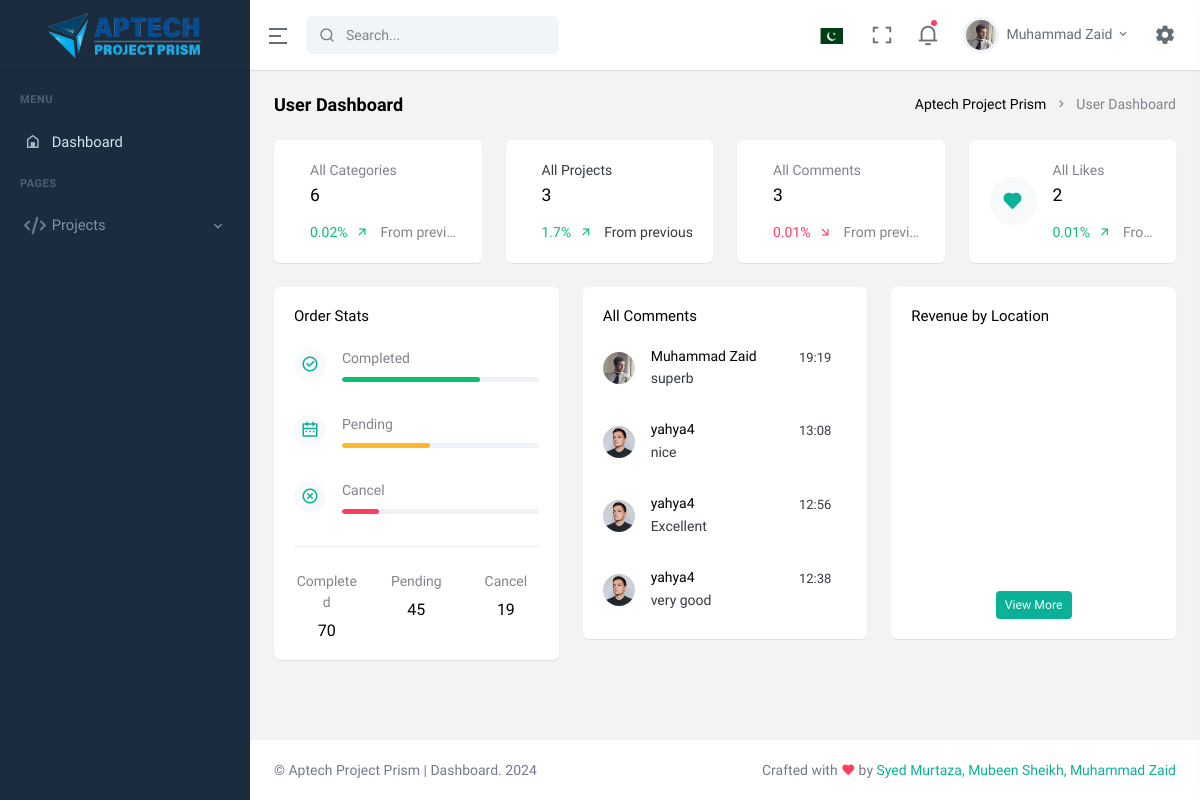
Before: /User-Dashboard/index.php (signed in) with the older database file.
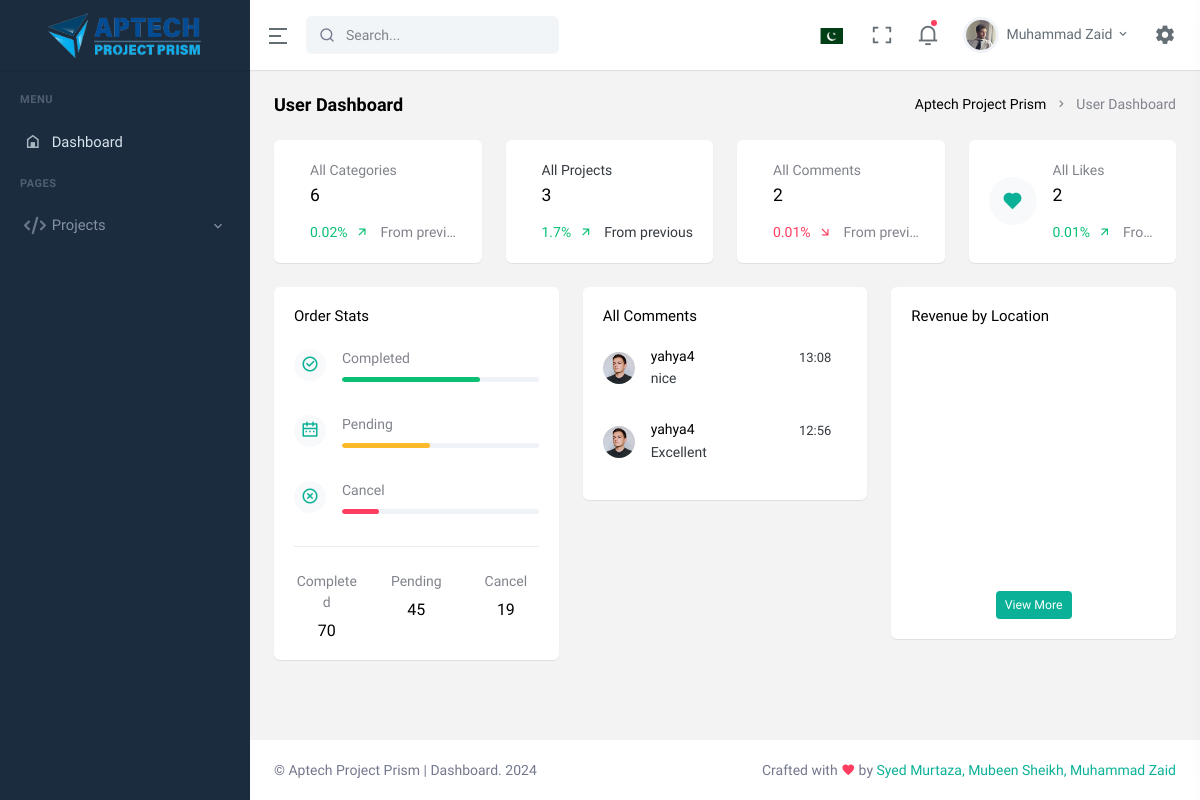
After: the same page with the newer database file.
### tables this page shows
CREATE TABLE `comment` (
  `comment_id` int(11) NOT NULL,
  `comment_message` text NOT NULL,
  `datetime` datetime NOT NULL DEFAULT current_timestamp(),
  `status` tinyint(4) NOT NULL DEFAULT 1,
  `user_id` int(11) NOT NULL,
  `projid` int(11) NOT NULL
);

CREATE TABLE `users` (
  `u_id` int(11) NOT NULL,
  `u_name` varchar(255) NOT NULL,
  `u_studentid` varchar(255) NOT NULL,
  `u_number` varchar(255) NOT NULL,
  `u_address` varchar(255) NOT NULL,
  `u_cv` varchar(255) NOT NULL,
  `u_email` varchar(255) NOT NULL,
  `u_password` varchar(255) NOT NULL,
  `u_img` varchar(255) NOT NULL
);

### User-Dashboard/index.php (the view, shortened to what the changed rows need)
<?php
include('includes/header.php');
include('config.php');
?>
<div id="layout-wrapper">
    <div class="main-content">
        <div class="page-content">
            <div class="container-fluid">
                <div class="row">
                                    <?php
                                    $user_id = $_SESSION['user_id'];
                                    ?>
                    <div class="col-xl-3 col-sm-6">
                        <div class="card">
                            <div class="card-body">
                                <div class="d-flex text-muted">
                                    <?php
                                    $query = "SELECT COUNT(*) AS com_count FROM `comment` WHERE user_id = '$user_id'";
                                    $result = mysqli_query($connection, $query);
                                    if ($result) {
                                        $row = mysqli_fetch_assoc($result);
                                        $com_count = $row['com_count'];
                                    } else {
                                        $com_count = 0;
                                    }
                                    ?>
                                    <div class="flex-grow-1 overflow-hidden">
                                        <p class="mb-1">All Comments</p>
                                        <h5 class="mb-3"><?php echo number_format($com_count); ?></h5>
                                        <p class="text-truncate mb-0"><span class="text-danger me-2"> 0.01% </span> From
                                            previous</p>
                                    </div>
                                </div>
                            </div>
                        </div>
                    </div>
                </div>
                <div class="row">
                    <div class="col-lg-4">
                        <div class="card">
                            <div class="card-body">
                                <h4 class="card-title">All Comments</h4>
                                <div class="pe-3" data-simplebar style="max-height: 287px;">
                                    <a href="comments.php" class="text-body d-block">
                                        <?php
                                        include("config.php");
                                        $logged_in_user_id = $_SESSION['user_id'];
                                        $query = "SELECT c.comment_id, c.comment_message, c.datetime, u.u_id, u.u_name, u.u_img
                                        FROM comment c
                                        INNER JOIN users u ON c.user_id = u.u_id
                                        INNER JOIN project p ON c.projid = p.project_id
                                        WHERE c.status = 1
                                        AND p.user_id = $logged_in_user_id
                                        ORDER BY c.datetime DESC";
                                        $result = mysqli_query($connection, $query);
                                        if ($result) {
                                            while ($row = mysqli_fetch_assoc($result)) {
                                                ?>
                                                <div class="d-flex py-3">
                                                    <div class="flex-shrink-0 me-3 align-self-center">
                                                        <?php if ($row['u_img']): ?>
                                                            <img class="rounded-circle avatar-xs"
                                                                alt="<?php echo htmlspecialchars($row['u_name']); ?>"
                                                                src="../User-dashboard/assets/images/user_img/<?php echo htmlspecialchars($row['u_img']); ?>">
                                                        <?php endif; ?>
                                                    </div>
                                                    <div class="flex-grow-1 overflow-hidden">
                                                        <h5 class="font-size-14 mb-1">
                                                            <?php echo htmlspecialchars($row['u_name']); ?>
                                                        </h5>
                                                        <p class="text-truncate mb-0">
                                                            <?php echo htmlspecialchars($row['comment_message']); ?>
                                                        </p>
                                                    </div>
                                                    <div class="flex-shrink-0 font-size-13">
                                                        <?php echo date('H:i', strtotime($row['datetime'])); ?>
                                                    </div>
                                                </div>
                                                <?php
                                            }
                                        } else {
                                            echo '<p>No comments found.</p>';
                                        }
                                        ?>
                                    </a>
                                </div>
                            </div>
                        </div>
                    </div>
                </div>
            </div>
        </div>
    </div>
</div>
<?php
include('includes/footer.php');
?>

Changed rows visible on the page:
removed comment: user.u_img (picture), user.u_name "Muhammad Zaid", comment_message "superb", datetime "19:19"
removed comment: user.u_img (picture), user.u_name "yahya4", comment_message "very good", datetime "12:38"
Other visible differences:
$com_count: "3" → "2"
